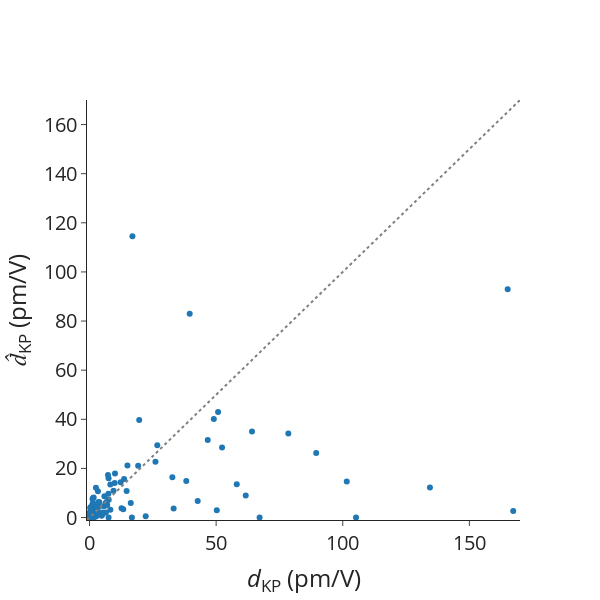

Notebook code for this chart:
### Markdown cell above
## Errors on dKP masked

### Code cell
# Data

mae = mean_absolute_error(
    df_pred_matten["dKP_true"], df_pred_matten["dKP_matten_masked"]
)
mape = mean_absolute_percentage_error(
    df_pred_matten["dKP_true"], df_pred_matten["dKP_matten_masked"]
)
rmse = root_mean_squared_error(
    df_pred_matten["dKP_true"], df_pred_matten["dKP_matten_masked"]
)
spearmanrho = spearmanr(df_pred_matten["dKP_true"], df_pred_matten["dKP_matten_masked"])
print(f"MAE = {mae}")
print(f"MAPE = {mape}")
print(f"RMSE = {rmse}")
print(f"Rho_sp = {spearmanrho.statistic}")

# Scatter plot for previous outputs.
scatter_dKP = go.Scatter(
    x=df_pred_matten["dKP_true"],
    y=df_pred_matten["dKP_matten_masked"],
    mode="markers",
    name="",
    showlegend=False,
    text=[mpid for mpid in df_pred_matten.index.values],
)

ideal = go.Scatter(
    x=[-1, 200],
    y=[-1, 200],
    mode="lines",
    line=dict(color="gray", dash="dot"),
    showlegend=False,
)

# Layout
layout = go.Layout(
    # title=dict(text='Scatter Plot'),
    xaxis=dict(title="<i>d</i><sub>KP</sub> (pm/V)", range=[-1, 170]),
    yaxis=dict(title="<i>d&#770;</i><sub>KP</sub> (pm/V)", range=[-1, 170]),
    # legend=dict(font=dict(size=12)),
)

# Create figure
fig = go.Figure(data=[scatter_dKP, ideal], layout=layout)

fig.update_layout(
    autosize=False,
    font_size=20,
    width=600,
    height=600,
    # plot_bgcolor="white",
    template="simple_white",
)
fig.update_layout(
    xaxis=dict(
        # tickmode = 'array',
        # tickvals = [1, 2,3,4,5,6,7,8],
        # ticktext = ['One', 'Three', 'Five', 'Seven', 'Nine', 'Eleven']
        showgrid=False,
    ),
    yaxis=dict(
        # tickmode = 'array',
        # tickvals = [1, 2,3,4,5,6,7,8],
        # ticktext = ['One', 'Three', 'Five', 'Seven', 'Nine', 'Eleven']
        showgrid=False,
    ),
)

# Show figure
fig.show()

### Figure 1 — Plotly figure (JSON) as saved in the notebook; plotly's stock layout.template omitted (floating-point values rounded to 4 significant figures)
{"data": [{"mode": "markers", "name": "", "showlegend": false, "text": ["agm001234439", "agm001375463", "agm002017294", "agm002041315", "agm002041336", "agm002056302", "agm002137665", "agm002138671", "agm002140778", "agm002147818", "agm002153139", "agm002156258", "agm002161194", "agm002176403", "agm002184995", "agm002205114", "agm002224865", "agm002237807", "agm002278924", "agm002297812", "agm002790067", "agm003112540", "agm003157565", "agm003160552", "agm003202328", "agm003202410", "agm003206267", "agm003213121", "agm003219193", "agm003235252", "agm003237859", "agm003469328", "agm003705731", "agm004773455", "agm004786326", "agm004787350", "agm005056300", "agm005071058", "agm005072178", "agm005664742", "agm005721583", "agm005748012", "agm005754384", "agm005848675", "agm006020719", "agm006047746", "agm2000126920", "agm2000136656", "agm2000137141", "mp-1023924", "mp-1029368", "mp-1029633", "mp-1079676", "mp-1102285", "mp-1103351", "mp-1105300", "mp-11714", "mp-1180133", "mp-1196282", "mp-1196457", "mp-1208039", "mp-1208179", "mp-1215642", "mp-1216976", "mp-1219328", "mp-1221169", "mp-1221971", "mp-1223389", "mp-1223489", "mp-1223849", "mp-1225884", "mp-1225916", "mp-1227011", "mp-1227110", "mp-1227124", "mp-1227389", "mp-1228160", "mp-1228342", "mp-1287", "mp-13666", "mp-14444", "mp-1778", "mp-17862", "mp-18168", "mp-21521", "mp-2176", "mp-21892", "mp-22909", "mp-23329", "mp-2469", "mp-2802611", "mp-29157", "mp-31451", "mp-38011", "mp-4431", "mp-4524", "mp-504952", "mp-505702", "mp-549720", "mp-554918", "mp-555150", "mp-555202", "mp-555915", "mp-558491", "mp-559057", "mp-559065", "mp-559545", "mp-560894", "mp-561385", "mp-6126", "mp-625175", "mp-626172", "mp-6268", "mp-632229", "mp-632684", "mp-6980", "mp-754712", "mp-756044", "mp-760755", "mp-772748", "mp-8070", "mp-8884", "mp-9066", "mp-9427", "mp-9844"], "type": "scatter", "x": [0.8273, 29.62, 16.93, 58.14, 42.72, 3.414, 0.2176, 4.991, 3.739, 0.3866, 2.536, 0.6697, 9.926, 1.529, 167.3, 64.16, 1.163, 101.6, 165.1, 1.145, 46.68, 49.08, 0.2773, 12.28, 32.71, 134.4, 19.21, 3.896, 0.2357, 0.04742, 0.3447, 0.3122, 6.713, 4.768, 13.64, 1.713, 7.568, 1.395, 0.3562, 3.195, 9.476, 0.4218, 1.478, 7.517, 0.413, 50.77, 0.2248, 3.323, 8.213, 2.575, 14.97, 7.445, 1.418, 7.286, 2.242, 26.76, 6.45, 5.011, 0.02059, 0.1078, 0.9609, 0.8543, 3.522, 12.64, 2.709, 10.05, 5.871, 26.04, 0.1658, 0.09266, 0.1571, 1.182, 52.33, 0.00916, 16.28, 38.2, 0.2415, 1.382, 0.142, 50.26, 13.33, 0.3199, 33.21, 2.409, 7.526, 105.2, 1.67, 2.588, 8.217, 16.72, 0.8983, 78.51, 67.16, 6.983, 19.62, 89.5, 14.64, 1.566, 22.18, 2.489, 1.671, 0.2467, 0.4181, 0.9163, 1.629, 6.498, 5.768, 0.4985, 0.7001, 2.733, 0.2779, 0.2233, 6.413, 2.91, 0.6333, 61.69, 1.17, 0.2817, 0.09891, 0.2717, 0.6154, 39.56, 0.3188, 0.5744, 0.9484], "y": [2.251, 180.1, 114.5, 13.52, 6.71, 4.611, 0.9755, 1.131, 4.384, 2.416, 12.11, 3.756, 14.11, 1.311, 2.689, 34.99, 7.536, 14.66, 92.94, 5.404, 31.54, 40.11, 0.2642, 14.33, 16.37, 12.2, 21.05, 6.262, 1.227, 0.7393, 2.497, 1.075, 6.292, 0.7227, 15.67, 0.9992, 7.265, 7.948, 4.167, 1.281, 10.89, 1.047, 2.123, 16.02, 1.128, 43.0, 1.182, 10.75, 13.44, 5.117, 21.16, 9.657, 5.922, 17.27, 4.051, 29.47, 2.102, 2.086, 0.374, 0.2454, 0.5502, 0.9834, 6.294, 3.755, 3.234, 17.97, 8.647, 22.75, 0.2552, 1.142, 1.435, 0.8323, 28.54, 0.2478, 5.946, 14.92, 1.832, 0.5111, 3.036e-06, 2.961, 3.356, 9.307e-07, 3.694, 1.979, 1.279e-06, 1.307e-07, 1.902e-07, 0.3947, 3.147, 7.868e-08, 2.521, 34.24, 2.535e-09, 5.068, 39.74, 26.24, 10.84, 1.515, 0.5546, 2.69, 1.337, 1.961, 0.5043, 3.478, 8.145, 5.972, 4.616, 1.262, 0.9814, 2.52, 0.8404, 1.422, 5.845, 2.69, 3.788, 8.928, 0.9785, 1.925, 0.185, 1.069, 3.336, 82.96, 3.886, 1.996, 0.8398]}, {"line": {"color": "gray", "dash": "dot"}, "mode": "lines", "showlegend": false, "type": "scatter", "x": [-1, 200], "y": [-1, 200]}], "layout": {"autosize": false, "font": {"size": 20}, "height": 600, "width": 600, "xaxis": {"range": [-1, 170], "showgrid": false, "title": {"text": "<i>d</i><sub>KP</sub> (pm/V)"}}, "yaxis": {"range": [-1, 170], "showgrid": false, "title": {"text": "<i>d&#770;</i><sub>KP</sub> (pm/V)"}}}}
